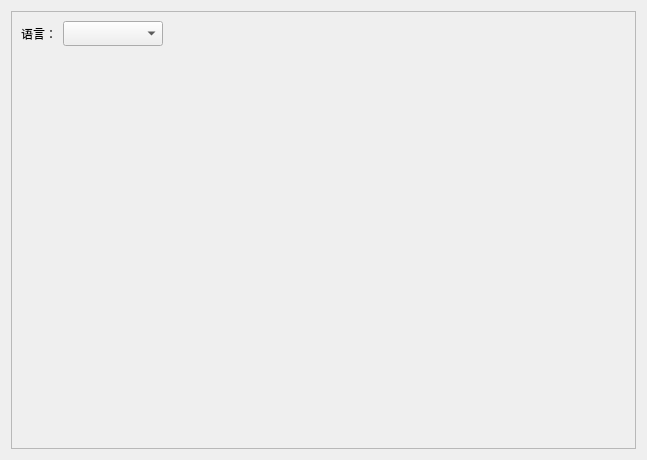
<?xml version="1.0" encoding="UTF-8"?>
<ui version="4.0">
 <class>GeneralSettingForm</class>
 <widget class="QWidget" name="GeneralSettingForm">
  <property name="geometry">
   <rect>
    <x>0</x>
    <y>0</y>
    <width>647</width>
    <height>460</height>
   </rect>
  </property>
  <property name="windowTitle">
   <string>Form</string>
  </property>
  <layout class="QVBoxLayout" name="verticalLayout">
   <item>
    <widget class="QScrollArea" name="scrollArea">
     <property name="widgetResizable">
      <bool>true</bool>
     </property>
     <widget class="QWidget" name="scrollAreaWidgetContents">
      <property name="geometry">
       <rect>
        <x>0</x>
        <y>0</y>
        <width>633</width>
        <height>446</height>
       </rect>
      </property>
      <layout class="QVBoxLayout" name="verticalLayout_2">
       <item>
        <layout class="QHBoxLayout" name="horizontalLayout">
         <item>
          <widget class="QLabel" name="label">
           <property name="text">
            <string>语言：</string>
           </property>
          </widget>
         </item>
         <item>
          <widget class="QComboBox" name="comboBox">
           <property name="minimumSize">
            <size>
             <width>100</width>
             <height>25</height>
            </size>
           </property>
           <property name="maximumSize">
            <size>
             <width>200</width>
             <height>25</height>
            </size>
           </property>
          </widget>
         </item>
         <item>
          <spacer name="horizontalSpacer">
           <property name="orientation">
            <enum>Qt::Orientation::Horizontal</enum>
           </property>
           <property name="sizeHint" stdset="0">
            <size>
             <width>40</width>
             <height>20</height>
            </size>
           </property>
          </spacer>
         </item>
        </layout>
       </item>
       <item>
        <spacer name="verticalSpacer">
         <property name="orientation">
          <enum>Qt::Orientation::Vertical</enum>
         </property>
         <property name="sizeHint" stdset="0">
          <size>
           <width>20</width>
           <height>400</height>
          </size>
         </property>
        </spacer>
       </item>
      </layout>
     </widget>
    </widget>
   </item>
  </layout>
 </widget>
 <resources/>
 <connections/>
</ui>
